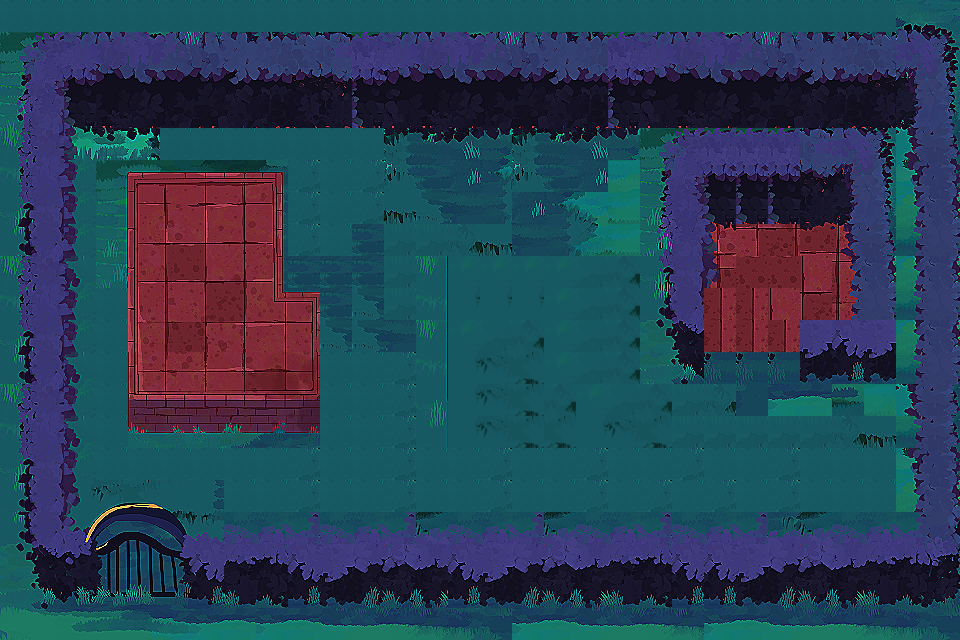

Below is a game level as drawn by its tile map, then a one-line description and the .tmx that defines it (tile-layer data replaced by summaries):
An orthogonal 30x20 tile map with 32x32 px tiles, 1 tile layer (ground), 8 tilesets and 22 objects (2x Guard, 2x Camera, Door, Exit, Octopus, ...).

<map version="1.10" tiledversion="1.11.2" orientation="orthogonal" renderorder="right-down" width="30" height="20" tilewidth="32" tileheight="32" infinite="0" nextlayerid="4" nextobjectid="49">
 <tileset firstgid="1" name="outdoor" tilewidth="32" tileheight="32" tilecount="4096" columns="64">
  <image source="../tilesets/outdoor.png" width="2048" height="2048" />
 </tileset>
 <tileset firstgid="4097" source="../tilesets/objects.tsx" />
 <tileset firstgid="4102" name="dark_outdoor" tilewidth="32" tileheight="32" tilecount="4096" columns="64">
  <image source="../tilesets/dark_outdoor.png" width="2048" height="2048" />
 </tileset>
 <tileset firstgid="8198" name="test4" tilewidth="32" tileheight="32" tilecount="195" columns="15">
  <image source="../tilesets/test4.png" width="500" height="440" />
 </tileset>
 <tileset firstgid="8393" name="test5" tilewidth="32" tileheight="32" tilecount="195" columns="15">
  <image source="../tilesets/test5.png" width="500" height="440" />
 </tileset>
 <tileset firstgid="8588" name="test7" tilewidth="32" tileheight="32" tilecount="195" columns="15">
  <image source="../tilesets/test7.png" width="500" height="440" />
 </tileset>
 <tileset firstgid="8783" name="IMG_6849" tilewidth="32" tileheight="32" tilecount="195" columns="15">
  <image source="../tilesets/IMG_6849.png" width="500" height="440" />
 </tileset>
 <tileset firstgid="8978" name="IMG_6849" tilewidth="32" tileheight="32" tilecount="195" columns="15">
  <image source="../tilesets/IMG_6849.png" width="500" height="440" />
 </tileset>
 <layer id="1" name="ground" width="30" height="20">
  <data>[600 cells, 600 non-empty, 256 distinct tile ids]</data>
 </layer>
 <objectgroup id="2" name="walls">
  <object id="19" x="672" y="128" width="211.871" height="82.7527" />
  <object id="21" x="672" y="128" width="37.6774" height="228.989" />
  <object id="22" x="672" y="320" width="64" height="32" />
  <object id="25" x="768" y="320" width="128" height="64" />
  <object id="27" x="832" y="128" width="64" height="192" />
  <object id="39" x="47.3118" y="526.882" width="911.828" height="79.5699" />
  <object id="40" x="896" y="32" width="71.7419" height="509.935" />
  <object id="41" x="64" y="32" width="896" height="96" />
  <object id="42" x="0" y="32" width="64" height="576" />
  <object id="45" x="135.484" y="163.441" width="152.516" height="252.559" />
  <object id="46" x="256" y="288" width="64" height="128" />
 </objectgroup>
 <objectgroup id="3" name="objects">
  <object id="18" type="Door" x="757.14" y="361.29">
   <properties>
    <property name="category" value="10000" />
    <property name="exclude" value="00000" />
    <property name="excludeUnlocked" value="00110" />
    <property name="key" type="object" value="48" />
    <property name="size" type="float" value="3" />
   </properties>
   <point />
  </object>
  <object id="29" type="Exit" x="774.194" y="255.914">
   <properties>
    <property name="category" value="10000" />
    <property name="exclude" value="00000" />
    <property name="size" type="float" value="1.25" />
   </properties>
   <point />
  </object>
  <object id="30" type="Guard" x="881.72" y="440.86">
   <properties>
    <property name="category" value="00100" />
    <property name="exclude" value="00100" />
    <property name="force" type="float" value="1.5" />
    <property name="fov" type="float" value="60" />
    <property name="maxSpeed" type="float" value="5" />
    <property name="path" type="object" value="31" />
    <property name="radius" type="float" value="0.3" />
    <property name="spriteRadius" type="float" value="0.8" />
    <property name="viewDistance" type="float" value="5" />
   </properties>
   <point />
  </object>
  <object id="31" x="877.419" y="421.505">
   <polyline points="0,0 -96.7742,36.5591 -208.602,6.45161" />
  </object>
  <object id="33" type="Camera" x="653.763" y="341.935">
   <properties>
    <property name="alarmDistance" type="float" value="10" />
    <property name="angle" type="float" value="180" />
    <property name="category" value="01000" />
    <property name="disabledTime" type="float" value="10" />
    <property name="exclude" value="00000" />
    <property name="fov" type="float" value="60" />
    <property name="radius" type="float" value="0.2" />
    <property name="spriteRadius" type="float" value="0.6" />
    <property name="viewDistance" type="float" value="5" />
   </properties>
   <point />
  </object>
  <object id="34" type="Octopus" x="96.7742" y="419.355">
   <properties>
    <property name="abilityRange" type="float" value="5" />
    <property name="category" value="00010" />
    <property name="exclude" value="00010" />
    <property name="force" type="float" value="2" />
    <property name="inkCapacity" type="float" value="100" />
    <property name="inkRegen" type="float" value="5" />
    <property name="inkUsage" type="float" value="25" />
    <property name="maxSpeed" type="float" value="5" />
    <property name="radius" type="float" value="0.4" />
    <property name="spriteRadius" type="float" value="0.6" />
   </properties>
   <point />
  </object>
  <object id="35" type="Cat" x="137.634" y="490.323">
   <properties>
    <property name="abilityCooldown" type="float" value="5" />
    <property name="abilityRange" type="float" value="7" />
    <property name="category" value="00010" />
    <property name="exclude" value="00010" />
    <property name="force" type="float" value="3" />
    <property name="maxSpeed" type="float" value="10" />
    <property name="meowExpandSpeed" type="float" value="10" />
    <property name="radius" type="float" value="0.4" />
    <property name="spriteRadius" type="float" value="0.6" />
   </properties>
   <point />
  </object>
  <object id="36" type="Guard" x="378.495" y="236.559">
   <properties>
    <property name="category" value="00100" />
    <property name="exclude" value="00100" />
    <property name="force" type="float" value="1.5" />
    <property name="fov" type="float" value="60" />
    <property name="maxSpeed" type="float" value="5" />
    <property name="path" type="object" value="37" />
    <property name="radius" type="float" value="0.3" />
    <property name="spriteRadius" type="float" value="0.8" />
    <property name="viewDistance" type="float" value="5" />
   </properties>
   <point />
  </object>
  <object id="37" x="384.946" y="221.505">
   <polyline points="0,0 169.892,-2.15054 174.194,161.29 -10.7527,161.29 -8.60215,34.4086" />
  </object>
  <object id="38" type="Camera" x="333.333" y="421.505">
   <properties>
    <property name="alarmDistance" type="float" value="10" />
    <property name="angle" type="float" value="270" />
    <property name="category" value="01000" />
    <property name="disabledTime" type="float" value="10" />
    <property name="exclude" value="00000" />
    <property name="fov" type="float" value="60" />
    <property name="radius" type="float" value="0.2" />
    <property name="spriteRadius" type="float" value="0.6" />
    <property name="viewDistance" type="float" value="5" />
   </properties>
   <point />
  </object>
  <object id="48" type="Key" gid="4097" x="467.48" y="357.557" width="50" height="50">
   <properties>
    <property name="category" value="10000" />
    <property name="exclude" value="11101" />
    <property name="size" type="float" value="1" />
   </properties>
  </object>
 </objectgroup>
</map>
